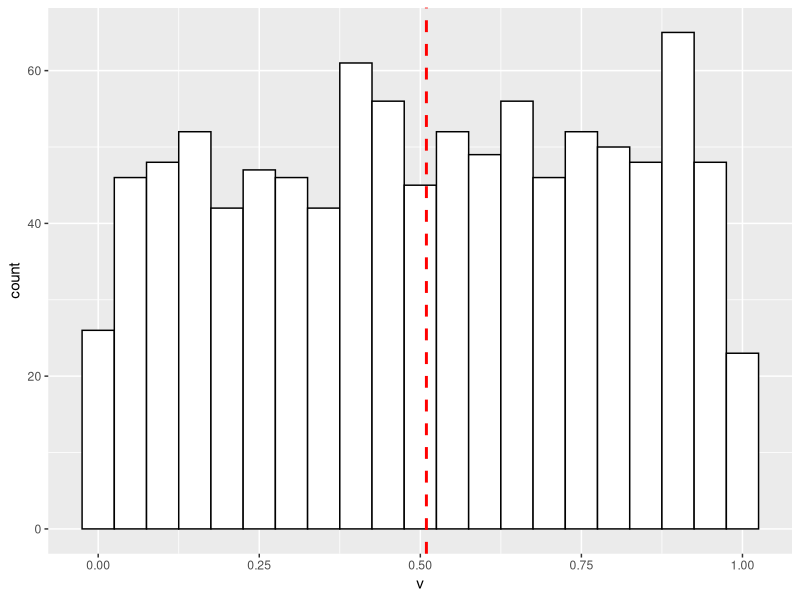
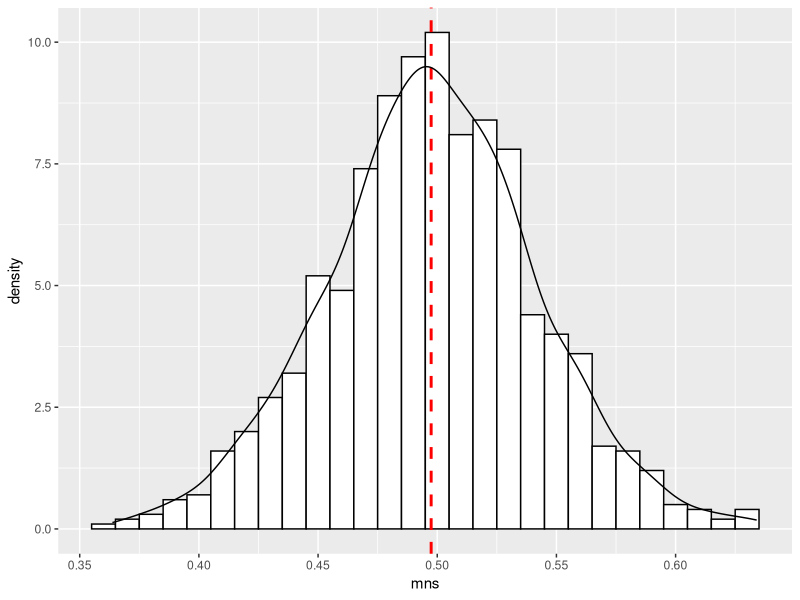
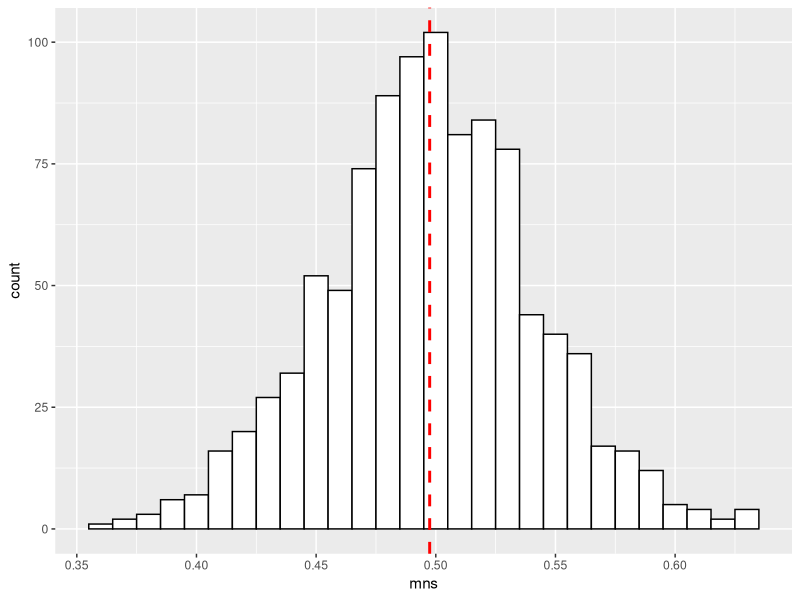

The R source for these figures, in order:
## ---- chunk 1
library(ggplot2)
## ---- chunk 2

#par(mfrow=c(1,2))
#hist(runif(1000))

v <- runif(1000)
v_mean <- mean(v, na.rm=T)
v_sd <- sd(v)
v_var <- var(v,v) ## would be same as v_sd^2
  
ggplot() + aes(v)+ geom_histogram(binwidth=0.05, colour="black", fill="white") + geom_vline(aes(xintercept=v_mean), color="red", linetype="dashed", size=1)





mns = NULL
for (i in 1 : 1000) mns = c(mns, mean(runif(40)))

ggplot() + aes(mns)+ geom_histogram(aes(y=..density..), binwidth=0.01, colour="black", fill="white") + geom_vline(aes(xintercept=mean(mns, na.rm=T)), color="red", linetype="dashed", size=1) +  geom_density(alpha=.2)

ggplot() + aes(mns)+ geom_histogram( binwidth=0.01, colour="black", fill="white") + geom_vline(aes(xintercept=mean(mns, na.rm=T)), color="red", linetype="dashed", size=1)  

#hist(mns)
